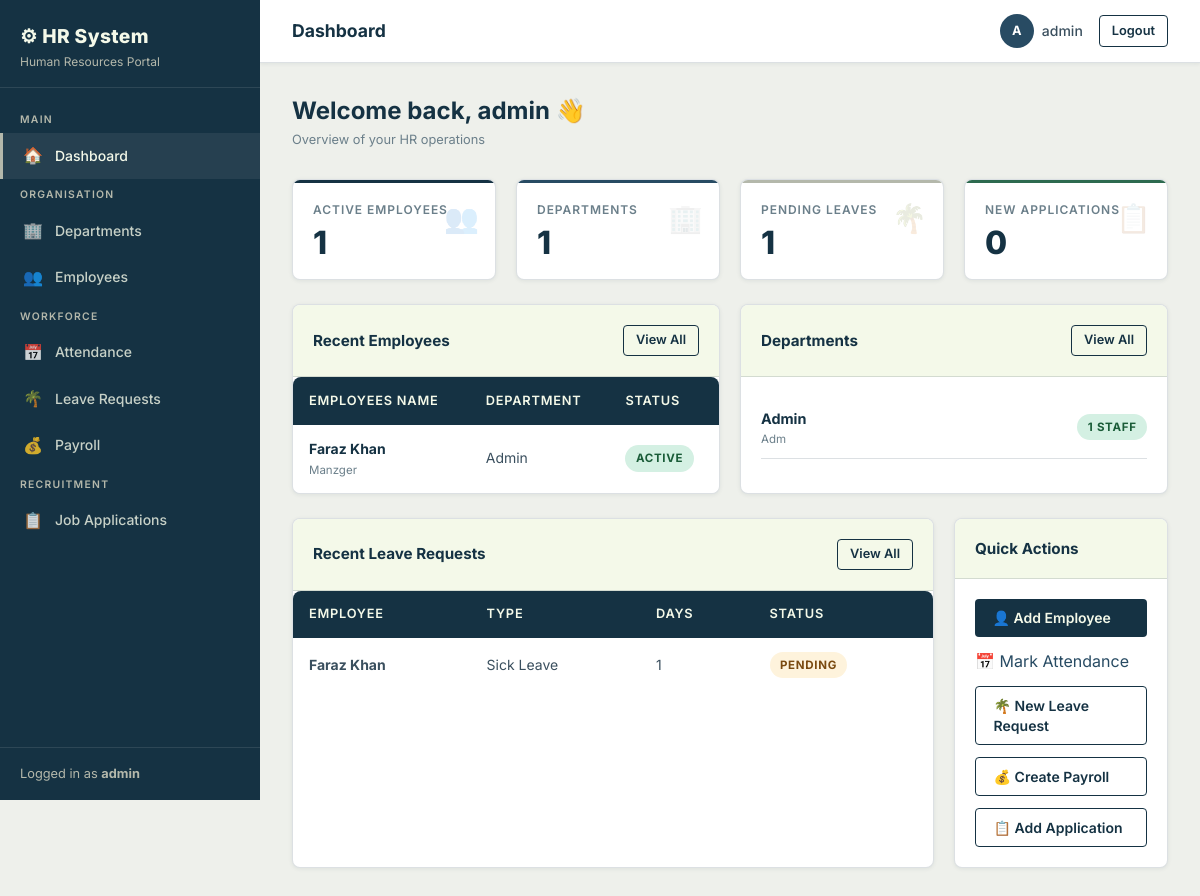
The app's page / (signed in), older data.
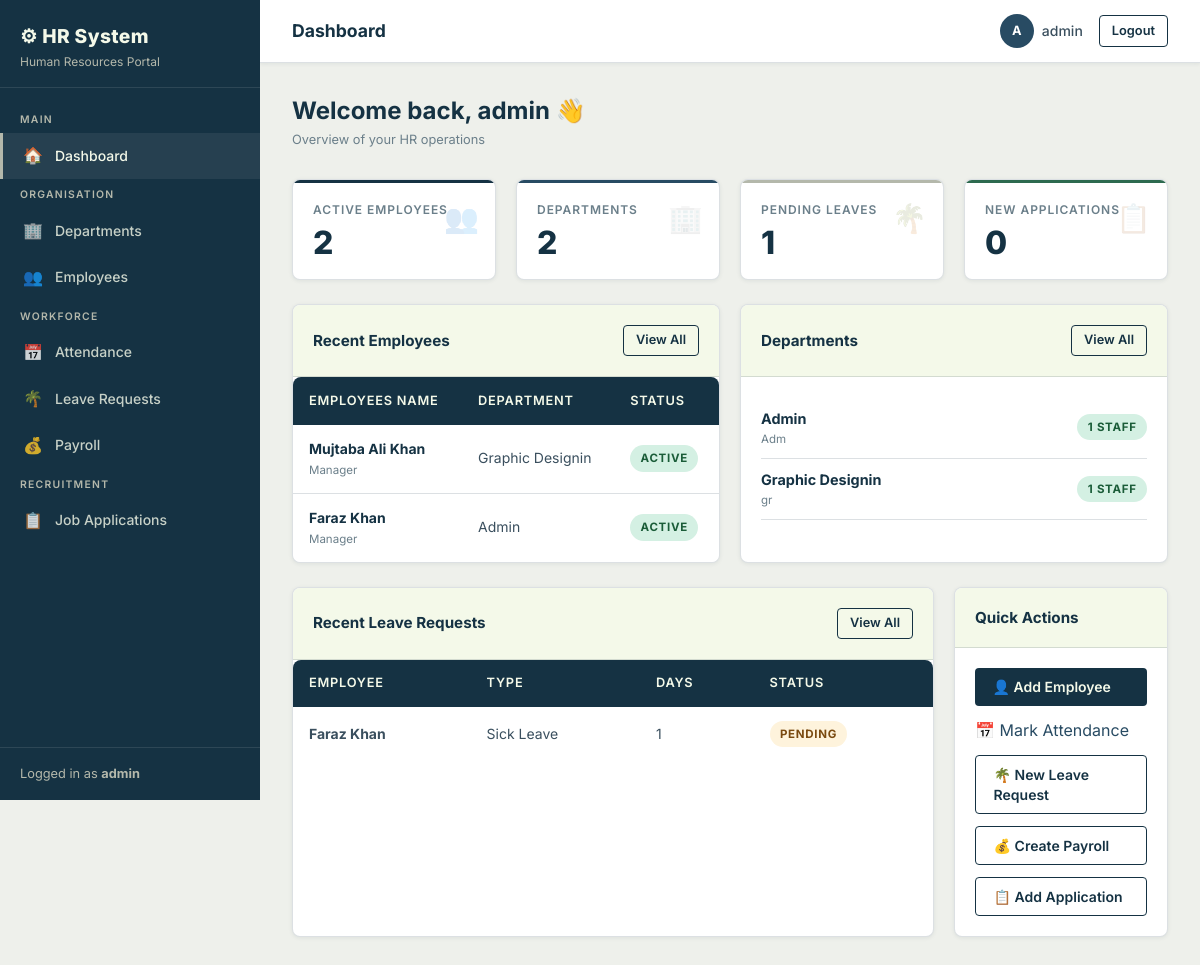
The same page, newer data.
### employees/models.py (models this page shows, shortened)
class Employee(models.Model):
    GENDER_CHOICES = [('M', 'Male'), ('F', 'Female'), ('O', 'Other')]
    STATUS_CHOICES = [('active', 'Active'), ('inactive', 'Inactive'), ('on_leave', 'On Leave')]
    user = models.OneToOneField(User, on_delete=models.CASCADE, null=True, blank=True)
    employee_id = models.CharField(max_length=20, unique=True)
    first_name = models.CharField(max_length=100)
    last_name = models.CharField(max_length=100)
    email = models.EmailField(unique=True)
    phone = models.CharField(max_length=20, blank=True)
    gender = models.CharField(max_length=1, choices=GENDER_CHOICES, blank=True)
    date_of_birth = models.DateField(null=True, blank=True)
    address = models.TextField(blank=True)
    department = models.ForeignKey(Department, on_delete=models.SET_NULL, null=True, blank=True, related_name='employees')
    designation = models.CharField(max_length=100, blank=True)
    date_joined = models.DateField()
    status = models.CharField(max_length=10, choices=STATUS_CHOICES, default='active')
    created_at = models.DateTimeField(auto_now_add=True)
    def full_name(self):
        return f"{self.first_name} {self.last_name}"

class Department(models.Model):
    name = models.CharField(max_length=100)
    code = models.CharField(max_length=10, unique=True)
    description = models.TextField(blank=True)
    manager = models.ForeignKey(
        'Employee', null=True, blank=True,
        on_delete=models.SET_NULL, related_name='managed_departments'
    )
    created_at = models.DateTimeField(auto_now_add=True)

class LeaveRequest(models.Model):
    LEAVE_TYPE_CHOICES = [
        ('annual', 'Annual Leave'),
        ('sick', 'Sick Leave'),
        ('casual', 'Casual Leave'),
        ('maternity', 'Maternity Leave'),
        ('paternity', 'Paternity Leave'),
        ('unpaid', 'Unpaid Leave'),
    ]
    STATUS_CHOICES = [
        ('pending', 'Pending'),
        ('approved', 'Approved'),
        ('rejected', 'Rejected'),
        ('cancelled', 'Cancelled'),
    ]
    employee = models.ForeignKey(Employee, on_delete=models.CASCADE, related_name='leave_requests')
    leave_type = models.CharField(max_length=15, choices=LEAVE_TYPE_CHOICES)
    start_date = models.DateField()
    end_date = models.DateField()
    reason = models.TextField()
    status = models.CharField(max_length=10, choices=STATUS_CHOICES, default='pending')
    applied_on = models.DateTimeField(auto_now_add=True)
    reviewed_by = models.ForeignKey(
        User, null=True, blank=True, on_delete=models.SET_NULL, related_name='reviewed_leaves'
    )
    review_comment = models.TextField(blank=True)
    reviewed_on = models.DateTimeField(null=True, blank=True)
    def total_days(self):
        return (self.end_date - self.start_date).days + 1

### employees/views.py (the view)
# urls.py: path('', views.dashboard, name='dashboard'),
@login_required
def dashboard(request):
    context = {
        'total_employees': Employee.objects.filter(status='active').count(),
        'total_departments': Department.objects.count(),
        'pending_leaves': LeaveRequest.objects.filter(status='pending').count(),
        'total_applications': JobApplication.objects.count(),
        'new_applications': JobApplication.objects.filter(status='applied').count(),
        'recent_employees': Employee.objects.order_by('-created_at')[:5],
        'recent_leaves': LeaveRequest.objects.order_by('-applied_on')[:5],
        'departments': Department.objects.annotate(emp_count=Count('employees'))[:6],
    }
    return render(request, 'employees/dashboard.html', context)

### employees/templates/employees/dashboard.html (shortened to what the changed rows need)
{% extends 'employees/base.html' %}
{% block content %}
<div class="page-header">
  <div>
    <h2>Welcome back, {{ request.user.username }} 👋</h2>
  </div>
</div>
<div class="row-4 grid-container" style="margin-bottom:1.5rem;">
  <div class="grid-item stat-card accent-1">
    <div class="stat-icon">👥</div>
    <div class="stat-label">Active Employees</div>
    <div class="stat-value">{{ total_employees }}</div>
  </div>
  <div class="grid-item stat-card accent-2">
    <div class="stat-icon">🏢</div>
    <div class="stat-label">Departments</div>
    <div class="stat-value">{{ total_departments }}</div>
  </div>
</div>
<div class="row-8 grid-container" style="margin-bottom:1.5rem;">
  <div class="grid-item card">
    <div class="table-wrapper" style="border:none; box-shadow:none;">
      <table>
        <thead>
          <tr>
            <th>Employees Name</th>
            <th>Department</th>
            <th>Status</th>
          </tr>
        </thead>
        <tbody>
          {% for emp in recent_employees %}
          <tr>
            <td>
              <a href="{% url 'employee_detail' emp.pk %}" class="fw-bold text-navy">{{ emp.full_name }}</a>
              <div class="text-xs text-muted">{{ emp.designation }}</div>
            </td>
            <td>{{ emp.department.name|default:"—" }}</td>
            <td><span class="badge badge-{{ emp.status }}">{{ emp.get_status_display }}</span></td>
          </tr>
          {% empty %}
          <tr><td colspan="3" class="text-muted" style="text-align:center; padding:2rem;">No employees yet.</td></tr>
          {% endfor %}
        </tbody>
      </table>
    </div>
  </div>
  <div class="grid-item card">
    <div class="card-body">
      {% for dept in departments %}
      <div style="display:flex; justify-content:space-between; align-items:center; padding:0.6rem 0; border-bottom:1px solid var(--border);">
        <div>
          <div class="fw-bold text-navy" style="font-size:0.9rem;">{{ dept.name }}</div>
          <div class="text-xs text-muted">{{ dept.code }}</div>
        </div>
        <span class="badge badge-active">{{ dept.emp_count }} staff</span>
      </div>
      {% empty %}
      <p class="text-muted text-sm">No departments yet.</p>
      {% endfor %}
    </div>
  </div>
</div>
<div class="row-9 grid-container">
  <div class="grid-item card">
    <div class="table-wrapper" style="border:none; box-shadow:none;">
      <table>
        <thead>
          <tr><th>Employee</th><th>Type</th><th>Days</th><th>Status</th></tr>
        </thead>
        <tbody>
          {% for leave in recent_leaves %}
          <tr>
            <td class="fw-bold">{{ leave.employee.full_name }}</td>
            <td>{{ leave.get_leave_type_display }}</td>
            <td>{{ leave.total_days }}</td>
            <td><span class="badge badge-{{ leave.status }}">{{ leave.get_status_display }}</span></td>
          </tr>
          {% empty %}
          <tr><td colspan="4" class="text-muted" style="text-align:center; padding:2rem;">No leave requests.</td></tr>
          {% endfor %}
        </tbody>
      </table>
    </div>
  </div>
</div>
{% endblock %}

Row changes from the older to the newer data that the page shows:
added Employee: full_name "Mujtaba Ali Khan", designation "Manager", department.name "Graphic Designin", status "ACTIVE"
changed Employee "Faraz Khan": designation "Manzger" → "Manager"
added Department: name "Graphic Designin", code "gr", emp_count "1"
Text that changed along with them:
{{ total_employees }}: "1" → "2"
{{ total_departments }}: "1" → "2"
